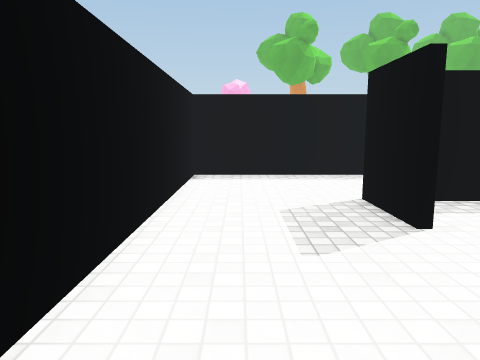
view 1 (above)

17 first-person views from a walk through a 3-D level made in the Unity game engine. The camera is 1.3 m above the floor, tilts 8° down and sees 70° across. The floor is counted in squares, 1 m on a side. Each view is taken from the middle of a square. On the plan, view 1 faces up. The plan holds only what a view shows up to about 15 squares ahead; the rest is blank. The place goes on beyond the plan. The player character is not drawn. Some animated figures are not drawn. Surface patterns are stand-ins for the level's own textures.

view 2
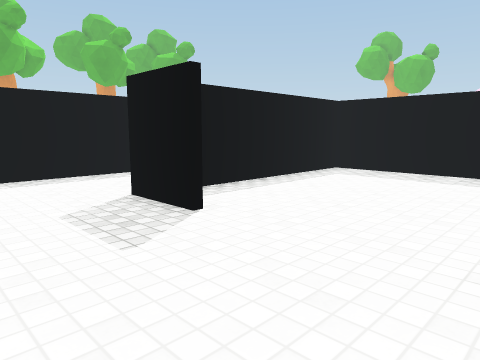

view 3
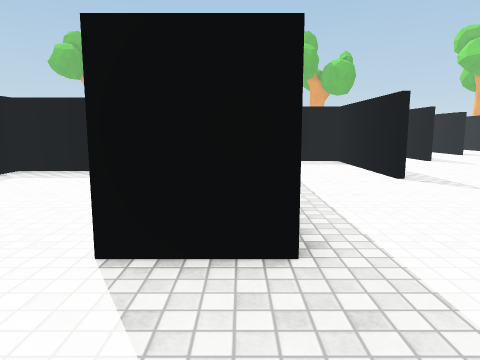

view 4
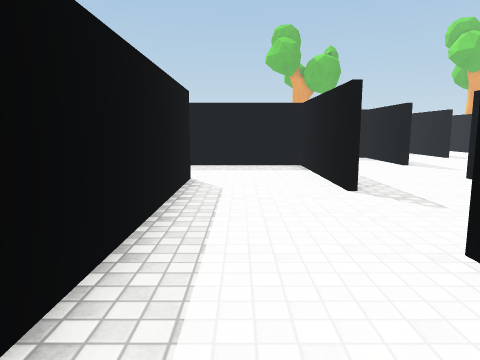

view 5
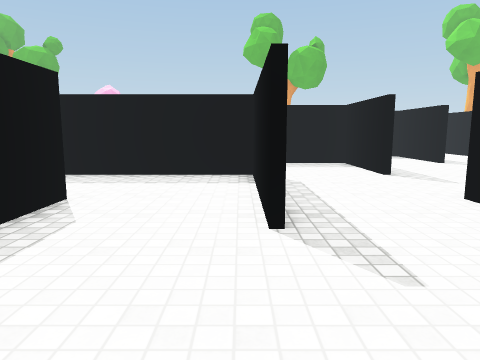

view 6
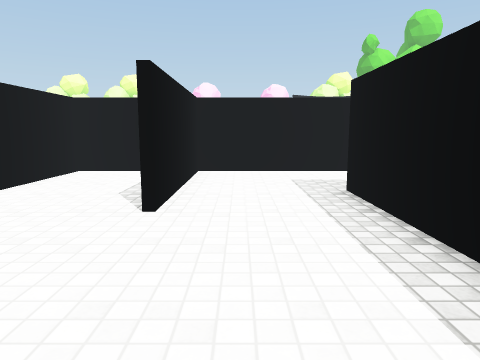

view 7
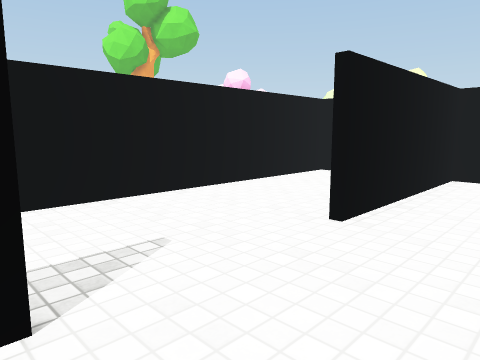

view 8
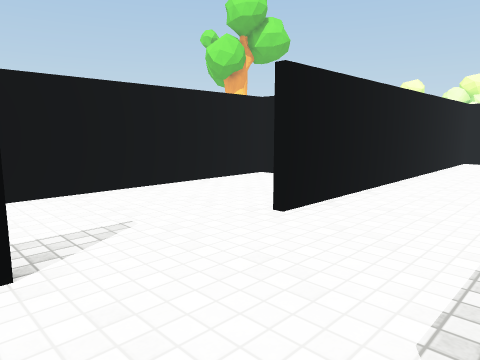

view 9
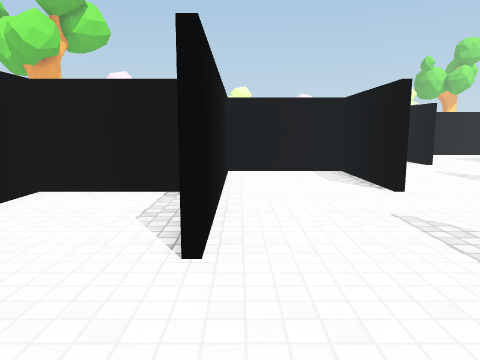

view 10
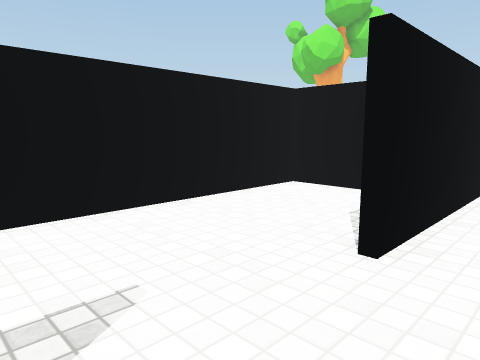

view 11
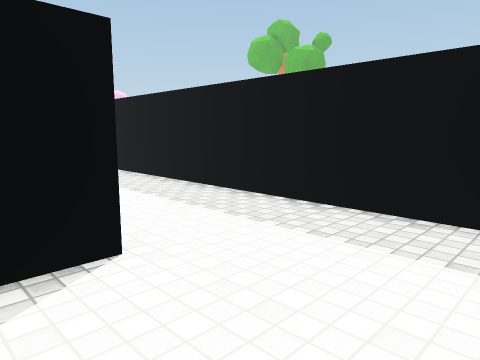

view 12
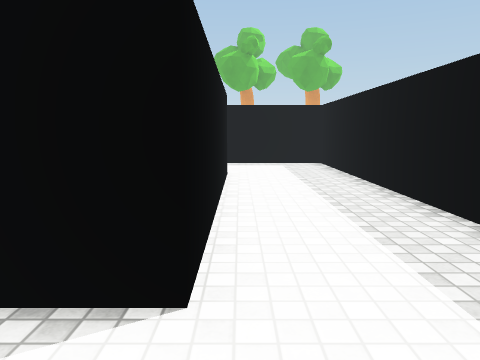

view 13
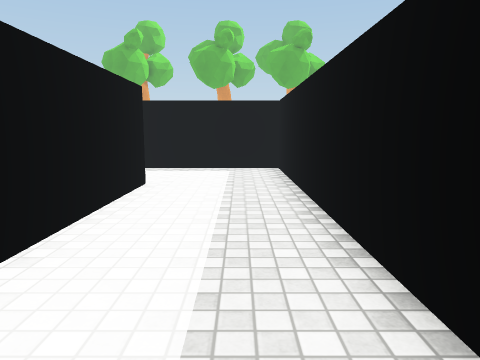

view 14
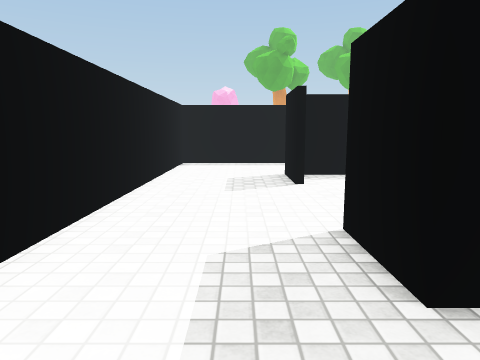

view 15
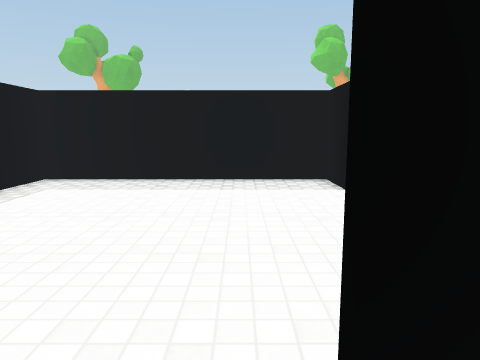

view 16
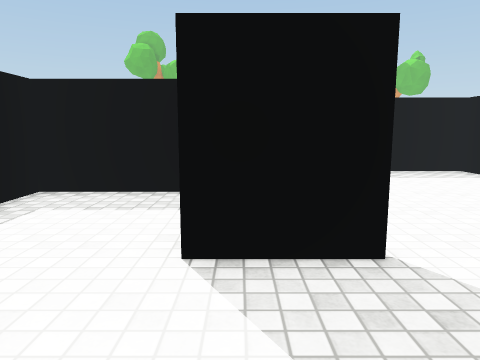

view 17
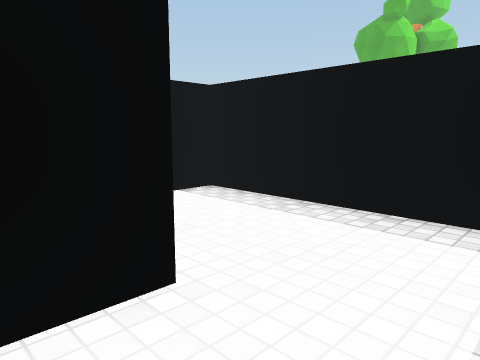

### Floor plan
Points are (right, up) in squares from view 1. A wall is a line through its corners. A room is listed if a view was taken in it or the views show most of it. See-through windows are left out.
Room 1 (views 1, 2, 3, 4, 5, 6, 7, 8, 9, 10, 11, 12, 13, 14, 15, 16, 17)
walls: (8.6, -1.4) (10.4, -1.4) (10.4, 6.4) (2.9, 6.4); (8.4, -5.4) (14.4, -5.4) (14.4, 10.4) (-1.4, 10.4) (-1.4, -5.4) (4.5, -5.4); (10.6, -1.6) (2.4, -1.6) (2.4, 0.5); (4.5, -5.6) (2.8, -5.6); (10.6, -9.6) (6.6, -9.6) (6.6, -13.4) (14.6, -13.4); (14.4, -9.4) (18.4, -9.4) (18.4, -6.9); (2.4, 4.4) (2.4, 6.6); (10.6, 6.6) (10.6, -0.9); (-1.4, -7.2) (-1.4, -9.4) (10.6, -9.4); (6.4, 7.2) (6.4, 10.5); (10.6, -14.2) (10.6, -17.4) (17.1, -17.4); (6.6, 10.5) (6.6, 9.2)

Positions as (right, up) in squares from view 1, and headings:
1: (0, 0), facing up
2: (-1, 0), facing up-right
3: (-1, -1), facing right
4: (1, -3), facing right
5: (4, -5), facing right
6: (10, -4), facing left
7: (9, -3), facing down-left
8: (15, -6), facing down-left
9: (18, -13), facing left
10: (18, -12), facing down-left
11: (9, -5), facing up-right
12: (11, -4), facing up
13: (13, -2), facing up
14: (1, -4), facing up
15: (1, 1), facing right
16: (-1, 6), facing right
17: (13, 5), facing up-left
